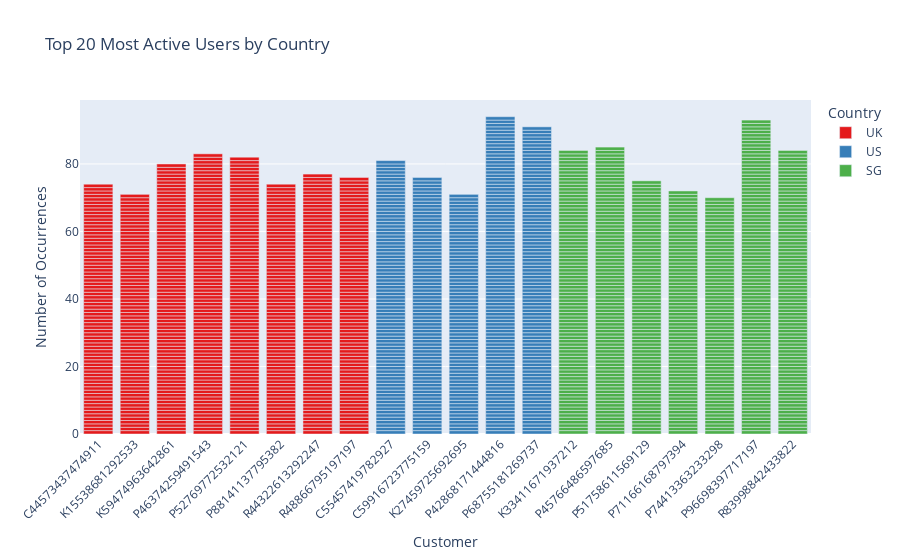

The notebook cell this image was saved under:
### Markdown cell above
There are only 3 countries represented. Let's check out where are top customers that make transactions are from. The uysers from UK are prevailing but slighly in comparison with the US.

### Code cell
top_customers = df['customer'].value_counts().head(20).index
filtered_df = df[df['customer'].isin(top_customers)]

# Create the bar chart
fig = px.bar(filtered_df, x='customer', color='customer_country',
             title='Top 20 Most Active Users by Country',
             labels={'customer': 'Customer', 'count': 'Number of Occurrences', 'customer_country': 'Country'},
             color_discrete_sequence=px.colors.qualitative.Set1)

fig.update_layout(xaxis_tickangle=-45, 
                  xaxis_title='Customer',
                  yaxis_title='Number of Occurrences',
                  height=600) # Adjust height as needed
fig.show()

### Figure 1 — Plotly figure (JSON) as saved in the notebook; plotly's stock layout.template omitted (floating-point values rounded to 4 significant figures; data arrays with more than 128 entries replaced by an {"elided": "..."} marker saying what was removed)
{"data": [{"alignmentgroup": "True", "hovertemplate": "Country=UK<br>Customer=%{x}<br>Number of Occurrences=%{y}<extra></extra>", "legendgroup": "UK", "marker": {"color": "rgb(228,26,28)", "pattern": {"shape": ""}}, "name": "UK", "offsetgroup": "UK", "orientation": "v", "showlegend": true, "textposition": "auto", "type": "bar", "x": {"elided": "617 str values"}, "xaxis": "x", "y": {"elided": "617 int values"}, "yaxis": "y"}, {"alignmentgroup": "True", "hovertemplate": "Country=US<br>Customer=%{x}<br>Number of Occurrences=%{y}<extra></extra>", "legendgroup": "US", "marker": {"color": "rgb(55,126,184)", "pattern": {"shape": ""}}, "name": "US", "offsetgroup": "US", "orientation": "v", "showlegend": true, "textposition": "auto", "type": "bar", "x": {"elided": "413 str values"}, "xaxis": "x", "y": {"elided": "413 int values"}, "yaxis": "y"}, {"alignmentgroup": "True", "hovertemplate": "Country=SG<br>Customer=%{x}<br>Number of Occurrences=%{y}<extra></extra>", "legendgroup": "SG", "marker": {"color": "rgb(77,175,74)", "pattern": {"shape": ""}}, "name": "SG", "offsetgroup": "SG", "orientation": "v", "showlegend": true, "textposition": "auto", "type": "bar", "x": {"elided": "563 str values"}, "xaxis": "x", "y": {"elided": "563 int values"}, "yaxis": "y"}], "layout": {"autosize": true, "barmode": "relative", "legend": {"title": {"text": "Country"}, "tracegroupgap": 0}, "title": {"text": "Top 20 Most Active Users by Country"}, "xaxis": {"anchor": "y", "autorange": true, "domain": [0, 1], "range": [-0.5, 19.5], "tickangle": -45, "title": {"text": "Customer"}, "type": "category"}, "yaxis": {"anchor": "x", "autorange": true, "domain": [0, 1], "range": [0, 98.95], "title": {"text": "Number of Occurrences"}, "type": "linear"}}}
